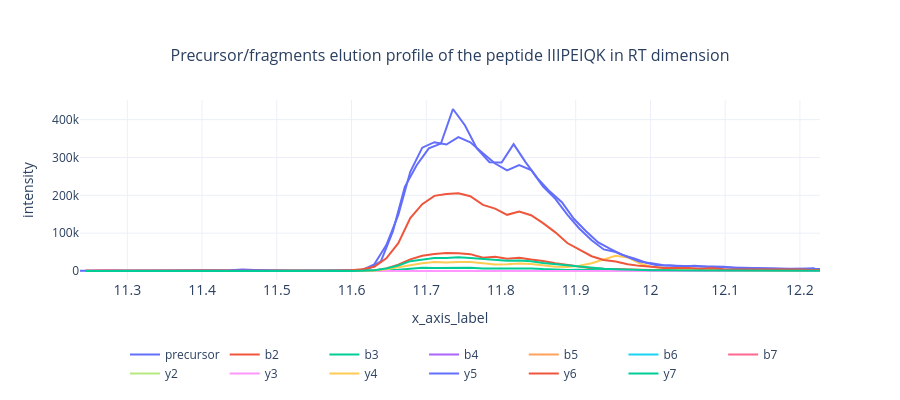

Here is the notebook cell this chart was saved with:
### Markdown cell above
**To assess the quality of DIA identifications we can visualize the elution profiles of all fragments associated with a specific precursor. Ideally, they should form a single sharp peak together with the precursor.**

### Code cell
fig2.plot_elution_profile(
    bruker_raw_data, 
    peptide_fig2cd,
    fig2.mass_dict,
    title=f"Precursor/fragments elution profile of the peptide {peptide_fig2cd['sequence']} in RT dimension"
).show(config=utils.config)

### Figure 1 — Plotly figure (JSON) as saved in the notebook; plotly's stock layout.template omitted (floating-point values rounded to 4 significant figures)
{"data": [{"hovertemplate": "<b>%{text}:</b> %{x};<br><b>Intensity:</b> %{y}.", "mode": "lines", "name": "precursor", "text": ["RT, min", "RT, min", "RT, min", "RT, min", "RT, min", "RT, min", "RT, min", "RT, min", "RT, min", "RT, min", "RT, min", "RT, min", "RT, min", "RT, min", "RT, min", "RT, min", "RT, min", "RT, min", "RT, min", "RT, min", "RT, min", "RT, min", "RT, min", "RT, min", "RT, min", "RT, min", "RT, min", "RT, min", "RT, min", "RT, min", "RT, min", "RT, min", "RT, min", "RT, min", "RT, min", "RT, min", "RT, min", "RT, min", "RT, min", "RT, min", "RT, min", "RT, min", "RT, min", "RT, min", "RT, min", "RT, min", "RT, min", "RT, min", "RT, min", "RT, min", "RT, min", "RT, min", "RT, min", "RT, min", "RT, min", "RT, min", "RT, min", "RT, min", "RT, min", "RT, min", "RT, min", "RT, min", "RT, min"], "type": "scatter", "x": [11.24, 11.25, 11.27, 11.29, 11.3, 11.3, 11.32, 11.33, 11.35, 11.37, 11.38, 11.4, 11.41, 11.43, 11.45, 11.46, 11.48, 11.49, 11.51, 11.53, 11.54, 11.56, 11.58, 11.59, 11.61, 11.62, 11.64, 11.66, 11.67, 11.69, 11.7, 11.72, 11.74, 11.75, 11.77, 11.78, 11.8, 11.82, 11.83, 11.85, 11.87, 11.88, 11.9, 11.91, 11.93, 11.95, 11.96, 11.98, 11.99, 12.01, 12.03, 12.04, 12.06, 12.08, 12.09, 12.11, 12.12, 12.14, 12.16, 12.17, 12.19, 12.2, 12.22], "y": [383.0, 356.0, 319.0, 335.0, 318.0, 100.0, 659.0, 718.0, 1149.0, 741.0, 1058.0, 1468.0, 1227.0, 1321.0, 1351.0, 972.0, 1069.0, 723.0, 869.0, 630.0, 1191.0, 773.0, 1622.0, 1814.0, 1663.0, 6807.0, 25400.0, 104700.0, 222300.0, 280100.0, 324000.0, 336700.0, 428100.0, 385200.0, 323900.0, 287400.0, 286700.0, 335300.0, 287000.0, 244600.0, 210500.0, 181800.0, 138100.0, 105600.0, 75630.0, 58450.0, 42340.0, 33260.0, 21810.0, 14400.0, 14290.0, 11900.0, 14030.0, 11540.0, 11280.0, 9326.0, 8448.0, 7734.0, 6149.0, 5419.0, 5206.0, 6177.0, 6971.0]}, {"hovertemplate": "<b>%{text}:</b> %{x};<br><b>Intensity:</b> %{y}.", "mode": "lines", "name": "b2", "text": ["RT, min", "RT, min", "RT, min", "RT, min", "RT, min", "RT, min", "RT, min", "RT, min", "RT, min", "RT, min", "RT, min", "RT, min", "RT, min", "RT, min", "RT, min", "RT, min", "RT, min", "RT, min", "RT, min", "RT, min", "RT, min", "RT, min", "RT, min", "RT, min", "RT, min", "RT, min", "RT, min", "RT, min", "RT, min", "RT, min", "RT, min", "RT, min", "RT, min", "RT, min", "RT, min", "RT, min", "RT, min", "RT, min", "RT, min", "RT, min", "RT, min", "RT, min", "RT, min", "RT, min", "RT, min", "RT, min", "RT, min", "RT, min", "RT, min", "RT, min", "RT, min", "RT, min", "RT, min", "RT, min", "RT, min", "RT, min", "RT, min", "RT, min", "RT, min", "RT, min", "RT, min", "RT, min"], "type": "scatter", "x": [11.24, 11.26, 11.28, 11.29, 11.31, 11.33, 11.34, 11.36, 11.37, 11.39, 11.41, 11.42, 11.44, 11.45, 11.47, 11.49, 11.5, 11.52, 11.53, 11.55, 11.57, 11.58, 11.6, 11.61, 11.63, 11.65, 11.66, 11.68, 11.69, 11.71, 11.73, 11.74, 11.76, 11.78, 11.79, 11.81, 11.82, 11.84, 11.86, 11.87, 11.89, 11.9, 11.92, 11.94, 11.95, 11.97, 11.99, 12.0, 12.02, 12.03, 12.05, 12.07, 12.08, 12.1, 12.11, 12.13, 12.15, 12.16, 12.18, 12.19, 12.21, 12.23], "y": [686.0, 496.0, 887.0, 454.0, 334.0, 747.0, 1025.0, 1440.0, 2201.0, 2823.0, 2870.0, 2175.0, 1192.0, 1246.0, 439.0, 420.0, 622.0, 398.0, 326.0, 318.0, 613.0, 205.0, 328.0, 391.0, 1530.0, 6533.0, 16640.0, 30840.0, 40270.0, 45050.0, 47570.0, 47110.0, 44530.0, 35280.0, 37340.0, 32580.0, 35280.0, 30240.0, 26430.0, 20390.0, 16070.0, 11640.0, 7470.0, 5824.0, 5559.0, 4202.0, 3145.0, 2407.0, 1702.0, 1525.0, 1298.0, 1447.0, 1308.0, 711.0, 1089.0, 990.0, 706.0, 459.0, 1141.0, 713.0, 668.0, 641.0]}, {"hovertemplate": "<b>%{text}:</b> %{x};<br><b>Intensity:</b> %{y}.", "mode": "lines", "name": "b3", "text": ["RT, min", "RT, min", "RT, min", "RT, min", "RT, min", "RT, min", "RT, min", "RT, min", "RT, min", "RT, min", "RT, min", "RT, min", "RT, min", "RT, min", "RT, min", "RT, min", "RT, min", "RT, min", "RT, min", "RT, min", "RT, min", "RT, min", "RT, min", "RT, min", "RT, min", "RT, min", "RT, min", "RT, min", "RT, min", "RT, min", "RT, min", "RT, min", "RT, min", "RT, min", "RT, min", "RT, min", "RT, min", "RT, min", "RT, min", "RT, min", "RT, min", "RT, min", "RT, min", "RT, min", "RT, min", "RT, min", "RT, min", "RT, min", "RT, min", "RT, min", "RT, min", "RT, min", "RT, min", "RT, min", "RT, min", "RT, min"], "type": "scatter", "x": [11.26, 11.29, 11.31, 11.33, 11.34, 11.36, 11.37, 11.39, 11.41, 11.42, 11.44, 11.45, 11.47, 11.49, 11.5, 11.52, 11.58, 11.61, 11.63, 11.65, 11.66, 11.68, 11.69, 11.71, 11.73, 11.74, 11.76, 11.78, 11.79, 11.81, 11.82, 11.84, 11.86, 11.87, 11.89, 11.9, 11.92, 11.94, 11.95, 11.97, 11.99, 12.0, 12.02, 12.03, 12.05, 12.07, 12.08, 12.1, 12.11, 12.13, 12.15, 12.16, 12.18, 12.19, 12.21, 12.23], "y": [48.0, 189.0, 236.0, 175.0, 391.0, 104.0, 402.0, 367.0, 472.0, 376.0, 160.0, 140.0, 44.0, 44.0, 151.0, 157.0, 59.0, 35.0, 388.0, 1957.0, 3414.0, 6230.0, 8554.0, 8057.0, 8757.0, 9381.0, 8309.0, 6646.0, 6479.0, 6465.0, 7527.0, 6850.0, 5094.0, 3579.0, 2952.0, 3111.0, 2319.0, 980.0, 1033.0, 702.0, 705.0, 580.0, 445.0, 384.0, 307.0, 567.0, 92.0, 171.0, 228.0, 151.0, 156.0, 121.0, 179.0, 46.0, 150.0, 103.0]}, {"hovertemplate": "<b>%{text}:</b> %{x};<br><b>Intensity:</b> %{y}.", "mode": "lines", "name": "b4", "text": ["RT, min", "RT, min", "RT, min", "RT, min", "RT, min", "RT, min", "RT, min", "RT, min", "RT, min", "RT, min", "RT, min", "RT, min", "RT, min", "RT, min", "RT, min", "RT, min", "RT, min", "RT, min", "RT, min", "RT, min", "RT, min", "RT, min", "RT, min", "RT, min", "RT, min", "RT, min", "RT, min", "RT, min", "RT, min", "RT, min", "RT, min", "RT, min", "RT, min", "RT, min", "RT, min", "RT, min", "RT, min", "RT, min"], "type": "scatter", "x": [11.24, 11.31, 11.34, 11.36, 11.37, 11.45, 11.53, 11.58, 11.63, 11.65, 11.66, 11.68, 11.69, 11.71, 11.73, 11.74, 11.76, 11.78, 11.79, 11.81, 11.82, 11.84, 11.86, 11.87, 11.89, 11.9, 11.92, 11.94, 11.95, 11.97, 12.0, 12.02, 12.05, 12.07, 12.08, 12.1, 12.11, 12.13], "y": [62.0, 90.0, 24.0, 26.0, 53.0, 50.0, 30.0, 10.0, 49.0, 96.0, 226.0, 688.0, 412.0, 571.0, 728.0, 346.0, 752.0, 450.0, 298.0, 370.0, 319.0, 643.0, 336.0, 252.0, 215.0, 141.0, 102.0, 188.0, 110.0, 22.0, 76.0, 26.0, 39.0, 82.0, 9.0, 62.0, 9.0, 71.0]}, {"hovertemplate": "<b>%{text}:</b> %{x};<br><b>Intensity:</b> %{y}.", "mode": "lines", "name": "b5", "text": ["RT, min", "RT, min", "RT, min", "RT, min", "RT, min", "RT, min", "RT, min", "RT, min", "RT, min", "RT, min", "RT, min", "RT, min", "RT, min", "RT, min", "RT, min", "RT, min", "RT, min", "RT, min", "RT, min", "RT, min", "RT, min", "RT, min", "RT, min", "RT, min", "RT, min", "RT, min", "RT, min", "RT, min", "RT, min", "RT, min", "RT, min", "RT, min", "RT, min", "RT, min", "RT, min", "RT, min", "RT, min", "RT, min", "RT, min", "RT, min", "RT, min", "RT, min", "RT, min", "RT, min", "RT, min", "RT, min", "RT, min", "RT, min", "RT, min", "RT, min", "RT, min", "RT, min", "RT, min", "RT, min"], "type": "scatter", "x": [11.24, 11.26, 11.28, 11.29, 11.31, 11.33, 11.34, 11.36, 11.39, 11.41, 11.42, 11.44, 11.45, 11.47, 11.49, 11.52, 11.53, 11.55, 11.57, 11.6, 11.61, 11.63, 11.65, 11.66, 11.69, 11.74, 11.76, 11.78, 11.79, 11.81, 11.82, 11.84, 11.86, 11.87, 11.89, 11.9, 11.92, 11.94, 11.95, 11.97, 11.99, 12.02, 12.03, 12.05, 12.07, 12.08, 12.1, 12.11, 12.13, 12.15, 12.16, 12.18, 12.21, 12.23], "y": [239.0, 275.0, 221.0, 150.0, 161.0, 481.0, 232.0, 82.0, 185.0, 133.0, 44.0, 43.0, 165.0, 256.0, 71.0, 40.0, 54.0, 240.0, 12.0, 26.0, 82.0, 127.0, 34.0, 178.0, 169.0, 40.0, 90.0, 28.0, 21.0, 38.0, 120.0, 94.0, 175.0, 21.0, 44.0, 137.0, 9.0, 23.0, 172.0, 177.0, 323.0, 108.0, 130.0, 56.0, 42.0, 189.0, 227.0, 173.0, 267.0, 58.0, 52.0, 83.0, 203.0, 80.0]}, {"hovertemplate": "<b>%{text}:</b> %{x};<br><b>Intensity:</b> %{y}.", "mode": "lines", "name": "b6", "text": ["RT, min", "RT, min", "RT, min", "RT, min", "RT, min", "RT, min", "RT, min", "RT, min", "RT, min", "RT, min", "RT, min", "RT, min", "RT, min", "RT, min", "RT, min", "RT, min", "RT, min", "RT, min", "RT, min", "RT, min", "RT, min", "RT, min", "RT, min", "RT, min", "RT, min", "RT, min", "RT, min", "RT, min", "RT, min", "RT, min", "RT, min", "RT, min", "RT, min", "RT, min", "RT, min", "RT, min", "RT, min"], "type": "scatter", "x": [11.26, 11.28, 11.29, 11.31, 11.33, 11.36, 11.37, 11.39, 11.41, 11.47, 11.52, 11.53, 11.55, 11.57, 11.63, 11.66, 11.71, 11.74, 11.79, 11.81, 11.84, 11.86, 11.87, 11.9, 11.92, 11.94, 11.95, 11.97, 12.0, 12.02, 12.05, 12.08, 12.1, 12.11, 12.13, 12.15, 12.16], "y": [68.0, 47.0, 128.0, 67.0, 22.0, 63.0, 33.0, 40.0, 112.0, 48.0, 30.0, 21.0, 9.0, 20.0, 9.0, 55.0, 27.0, 76.0, 78.0, 85.0, 79.0, 72.0, 202.0, 120.0, 65.0, 36.0, 111.0, 58.0, 56.0, 114.0, 101.0, 126.0, 56.0, 161.0, 189.0, 86.0, 52.0]}, {"hovertemplate": "<b>%{text}:</b> %{x};<br><b>Intensity:</b> %{y}.", "mode": "lines", "name": "b7", "text": ["RT, min", "RT, min", "RT, min", "RT, min", "RT, min", "RT, min", "RT, min", "RT, min", "RT, min", "RT, min", "RT, min", "RT, min", "RT, min", "RT, min", "RT, min", "RT, min", "RT, min", "RT, min", "RT, min", "RT, min", "RT, min", "RT, min", "RT, min", "RT, min", "RT, min", "RT, min", "RT, min", "RT, min", "RT, min", "RT, min", "RT, min", "RT, min", "RT, min", "RT, min", "RT, min", "RT, min", "RT, min", "RT, min", "RT, min", "RT, min", "RT, min", "RT, min", "RT, min", "RT, min", "RT, min", "RT, min", "RT, min", "RT, min", "RT, min", "RT, min", "RT, min", "RT, min", "RT, min", "RT, min", "RT, min"], "type": "scatter", "x": [11.24, 11.26, 11.28, 11.29, 11.31, 11.33, 11.34, 11.36, 11.37, 11.39, 11.41, 11.42, 11.44, 11.45, 11.47, 11.49, 11.5, 11.53, 11.57, 11.58, 11.6, 11.61, 11.63, 11.65, 11.66, 11.68, 11.69, 11.71, 11.73, 11.74, 11.76, 11.78, 11.79, 11.81, 11.82, 11.84, 11.86, 11.87, 11.89, 11.9, 11.92, 11.94, 11.95, 11.97, 11.99, 12.0, 12.02, 12.05, 12.08, 12.11, 12.16, 12.18, 12.19, 12.21, 12.23], "y": [960.0, 2138.0, 2543.0, 1055.0, 959.0, 489.0, 351.0, 330.0, 58.0, 230.0, 106.0, 19.0, 62.0, 65.0, 156.0, 96.0, 20.0, 24.0, 95.0, 395.0, 124.0, 247.0, 33.0, 127.0, 209.0, 226.0, 342.0, 609.0, 351.0, 502.0, 540.0, 410.0, 309.0, 285.0, 334.0, 371.0, 253.0, 196.0, 67.0, 19.0, 142.0, 141.0, 140.0, 174.0, 184.0, 77.0, 77.0, 24.0, 63.0, 68.0, 133.0, 53.0, 161.0, 21.0, 102.0]}, {"hovertemplate": "<b>%{text}:</b> %{x};<br><b>Intensity:</b> %{y}.", "mode": "lines", "name": "y2", "text": ["RT, min", "RT, min", "RT, min", "RT, min", "RT, min", "RT, min", "RT, min", "RT, min", "RT, min", "RT, min", "RT, min", "RT, min", "RT, min", "RT, min", "RT, min", "RT, min", "RT, min", "RT, min", "RT, min", "RT, min", "RT, min", "RT, min", "RT, min", "RT, min", "RT, min", "RT, min", "RT, min", "RT, min"], "type": "scatter", "x": [11.24, 11.26, 11.28, 11.31, 11.33, 11.36, 11.37, 11.45, 11.5, 11.55, 11.6, 11.74, 11.79, 11.86, 11.94, 11.99, 12.03, 12.05, 12.07, 12.1, 12.11, 12.13, 12.15, 12.16, 12.18, 12.19, 12.21, 12.23], "y": [96.0, 93.0, 111.0, 210.0, 144.0, 63.0, 86.0, 124.0, 38.0, 94.0, 52.0, 87.0, 77.0, 51.0, 137.0, 148.0, 82.0, 89.0, 102.0, 28.0, 70.0, 161.0, 345.0, 104.0, 45.0, 142.0, 41.0, 68.0]}, {"hovertemplate": "<b>%{text}:</b> %{x};<br><b>Intensity:</b> %{y}.", "mode": "lines", "name": "y3", "text": ["RT, min", "RT, min", "RT, min", "RT, min", "RT, min", "RT, min", "RT, min", "RT, min", "RT, min", "RT, min", "RT, min", "RT, min", "RT, min", "RT, min", "RT, min", "RT, min", "RT, min", "RT, min", "RT, min", "RT, min", "RT, min", "RT, min", "RT, min", "RT, min", "RT, min", "RT, min", "RT, min", "RT, min", "RT, min", "RT, min", "RT, min", "RT, min", "RT, min", "RT, min", "RT, min", "RT, min", "RT, min", "RT, min", "RT, min", "RT, min", "RT, min", "RT, min", "RT, min", "RT, min", "RT, min", "RT, min", "RT, min"], "type": "scatter", "x": [11.24, 11.26, 11.28, 11.29, 11.33, 11.36, 11.39, 11.44, 11.45, 11.49, 11.5, 11.52, 11.53, 11.6, 11.63, 11.65, 11.66, 11.68, 11.69, 11.71, 11.73, 11.74, 11.76, 11.78, 11.79, 11.81, 11.82, 11.84, 11.89, 11.9, 11.92, 11.95, 11.99, 12.0, 12.02, 12.03, 12.05, 12.08, 12.1, 12.11, 12.13, 12.15, 12.16, 12.18, 12.19, 12.21, 12.23], "y": [172.0, 121.0, 268.0, 122.0, 46.0, 112.0, 123.0, 142.0, 124.0, 173.0, 126.0, 115.0, 107.0, 19.0, 64.0, 152.0, 197.0, 20.0, 50.0, 72.0, 9.0, 194.0, 123.0, 125.0, 43.0, 63.0, 34.0, 147.0, 61.0, 61.0, 60.0, 115.0, 122.0, 106.0, 145.0, 81.0, 51.0, 55.0, 131.0, 39.0, 47.0, 321.0, 113.0, 390.0, 95.0, 281.0, 173.0]}, {"hovertemplate": "<b>%{text}:</b> %{x};<br><b>Intensity:</b> %{y}.", "mode": "lines", "name": "y4", "text": ["RT, min", "RT, min", "RT, min", "RT, min", "RT, min", "RT, min", "RT, min", "RT, min", "RT, min", "RT, min", "RT, min", "RT, min", "RT, min", "RT, min", "RT, min", "RT, min", "RT, min", "RT, min", "RT, min", "RT, min", "RT, min", "RT, min", "RT, min", "RT, min", "RT, min", "RT, min", "RT, min", "RT, min", "RT, min", "RT, min", "RT, min", "RT, min", "RT, min", "RT, min", "RT, min", "RT, min", "RT, min", "RT, min", "RT, min", "RT, min", "RT, min", "RT, min", "RT, min", "RT, min", "RT, min", "RT, min", "RT, min", "RT, min", "RT, min", "RT, min", "RT, min", "RT, min", "RT, min", "RT, min", "RT, min", "RT, min", "RT, min", "RT, min", "RT, min", "RT, min", "RT, min", "RT, min"], "type": "scatter", "x": [11.24, 11.26, 11.28, 11.29, 11.31, 11.33, 11.34, 11.36, 11.37, 11.39, 11.41, 11.42, 11.44, 11.45, 11.47, 11.49, 11.5, 11.52, 11.53, 11.55, 11.57, 11.58, 11.6, 11.61, 11.63, 11.65, 11.66, 11.68, 11.69, 11.71, 11.73, 11.74, 11.76, 11.78, 11.79, 11.81, 11.82, 11.84, 11.86, 11.87, 11.89, 11.9, 11.92, 11.94, 11.95, 11.97, 11.99, 12.0, 12.02, 12.03, 12.05, 12.07, 12.08, 12.1, 12.11, 12.13, 12.15, 12.16, 12.18, 12.19, 12.21, 12.23], "y": [607.0, 747.0, 839.0, 921.0, 228.0, 366.0, 207.0, 190.0, 182.0, 129.0, 268.0, 313.0, 382.0, 507.0, 669.0, 598.0, 937.0, 521.0, 329.0, 256.0, 62.0, 50.0, 95.0, 207.0, 855.0, 4668.0, 9592.0, 16320.0, 20500.0, 23470.0, 22180.0, 23900.0, 24020.0, 20700.0, 17470.0, 17890.0, 19700.0, 18190.0, 14780.0, 11490.0, 10440.0, 14090.0, 20460.0, 30850.0, 40350.0, 35750.0, 20450.0, 10900.0, 8069.0, 4773.0, 3101.0, 2512.0, 2625.0, 1991.0, 1718.0, 1107.0, 1267.0, 1427.0, 1168.0, 1593.0, 1437.0, 1919.0]}, {"hovertemplate": "<b>%{text}:</b> %{x};<br><b>Intensity:</b> %{y}.", "mode": "lines", "name": "y5", "text": ["RT, min", "RT, min", "RT, min", "RT, min", "RT, min", "RT, min", "RT, min", "RT, min", "RT, min", "RT, min", "RT, min", "RT, min", "RT, min", "RT, min", "RT, min", "RT, min", "RT, min", "RT, min", "RT, min", "RT, min", "RT, min", "RT, min", "RT, min", "RT, min", "RT, min", "RT, min", "RT, min", "RT, min", "RT, min", "RT, min", "RT, min", "RT, min", "RT, min", "RT, min", "RT, min", "RT, min", "RT, min", "RT, min", "RT, min", "RT, min", "RT, min", "RT, min", "RT, min", "RT, min", "RT, min", "RT, min", "RT, min", "RT, min", "RT, min", "RT, min", "RT, min", "RT, min", "RT, min", "RT, min", "RT, min", "RT, min", "RT, min", "RT, min", "RT, min", "RT, min", "RT, min", "RT, min"], "type": "scatter", "x": [11.24, 11.26, 11.28, 11.29, 11.31, 11.33, 11.34, 11.36, 11.37, 11.39, 11.41, 11.42, 11.44, 11.45, 11.47, 11.49, 11.5, 11.52, 11.53, 11.55, 11.57, 11.58, 11.6, 11.61, 11.63, 11.65, 11.66, 11.68, 11.69, 11.71, 11.73, 11.74, 11.76, 11.78, 11.79, 11.81, 11.82, 11.84, 11.86, 11.87, 11.89, 11.9, 11.92, 11.94, 11.95, 11.97, 11.99, 12.0, 12.02, 12.03, 12.05, 12.07, 12.08, 12.1, 12.11, 12.13, 12.15, 12.16, 12.18, 12.19, 12.21, 12.23], "y": [566.0, 473.0, 1125.0, 602.0, 498.0, 513.0, 567.0, 529.0, 801.0, 496.0, 518.0, 1451.0, 1817.0, 4152.0, 2758.0, 1356.0, 574.0, 504.0, 633.0, 368.0, 705.0, 935.0, 1301.0, 3030.0, 17630.0, 68320.0, 148000.0, 262300.0, 325900.0, 340300.0, 334300.0, 353800.0, 340000.0, 311100.0, 283900.0, 265900.0, 279900.0, 266900.0, 223200.0, 190700.0, 148800.0, 112500.0, 81150.0, 56970.0, 50160.0, 36910.0, 24740.0, 20200.0, 15200.0, 13810.0, 12480.0, 12120.0, 11960.0, 11060.0, 7865.0, 7069.0, 6263.0, 6931.0, 6092.0, 6269.0, 6128.0, 5302.0]}, {"hovertemplate": "<b>%{text}:</b> %{x};<br><b>Intensity:</b> %{y}.", "mode": "lines", "name": "y6", "text": ["RT, min", "RT, min", "RT, min", "RT, min", "RT, min", "RT, min", "RT, min", "RT, min", "RT, min", "RT, min", "RT, min", "RT, min", "RT, min", "RT, min", "RT, min", "RT, min", "RT, min", "RT, min", "RT, min", "RT, min", "RT, min", "RT, min", "RT, min", "RT, min", "RT, min", "RT, min", "RT, min", "RT, min", "RT, min", "RT, min", "RT, min", "RT, min", "RT, min", "RT, min", "RT, min", "RT, min", "RT, min", "RT, min", "RT, min", "RT, min", "RT, min", "RT, min", "RT, min", "RT, min", "RT, min", "RT, min", "RT, min", "RT, min", "RT, min", "RT, min", "RT, min", "RT, min", "RT, min", "RT, min", "RT, min", "RT, min", "RT, min", "RT, min", "RT, min", "RT, min", "RT, min", "RT, min"], "type": "scatter", "x": [11.24, 11.26, 11.28, 11.29, 11.31, 11.33, 11.34, 11.36, 11.37, 11.39, 11.41, 11.42, 11.44, 11.45, 11.47, 11.49, 11.5, 11.52, 11.53, 11.55, 11.57, 11.58, 11.6, 11.61, 11.63, 11.65, 11.66, 11.68, 11.69, 11.71, 11.73, 11.74, 11.76, 11.78, 11.79, 11.81, 11.82, 11.84, 11.86, 11.87, 11.89, 11.9, 11.92, 11.94, 11.95, 11.97, 11.99, 12.0, 12.02, 12.03, 12.05, 12.07, 12.08, 12.1, 12.11, 12.13, 12.15, 12.16, 12.18, 12.19, 12.21, 12.23], "y": [247.0, 233.0, 293.0, 392.0, 212.0, 191.0, 568.0, 704.0, 1475.0, 920.0, 845.0, 463.0, 596.0, 661.0, 114.0, 412.0, 328.0, 986.0, 957.0, 1611.0, 1114.0, 1132.0, 2082.0, 4482.0, 11130.0, 33660.0, 73420.0, 139700.0, 176600.0, 198600.0, 203800.0, 205400.0, 197400.0, 174700.0, 164800.0, 148500.0, 157400.0, 147300.0, 126600.0, 102100.0, 73870.0, 57540.0, 39100.0, 29050.0, 25050.0, 18030.0, 13570.0, 11140.0, 7961.0, 7770.0, 7910.0, 6004.0, 7303.0, 4603.0, 4716.0, 4672.0, 4121.0, 3926.0, 3823.0, 4164.0, 3082.0, 2762.0]}, {"hovertemplate": "<b>%{text}:</b> %{x};<br><b>Intensity:</b> %{y}.", "mode": "lines", "name": "y7", "text": ["RT, min", "RT, min", "RT, min", "RT, min", "RT, min", "RT, min", "RT, min", "RT, min", "RT, min", "RT, min", "RT, min", "RT, min", "RT, min", "RT, min", "RT, min", "RT, min", "RT, min", "RT, min", "RT, min", "RT, min", "RT, min", "RT, min", "RT, min", "RT, min", "RT, min", "RT, min", "RT, min", "RT, min", "RT, min", "RT, min", "RT, min", "RT, min", "RT, min", "RT, min", "RT, min", "RT, min", "RT, min", "RT, min", "RT, min", "RT, min", "RT, min", "RT, min", "RT, min", "RT, min", "RT, min", "RT, min", "RT, min", "RT, min", "RT, min", "RT, min", "RT, min", "RT, min", "RT, min", "RT, min", "RT, min", "RT, min", "RT, min", "RT, min", "RT, min", "RT, min", "RT, min"], "type": "scatter", "x": [11.24, 11.26, 11.28, 11.29, 11.31, 11.34, 11.36, 11.37, 11.39, 11.41, 11.42, 11.44, 11.45, 11.47, 11.49, 11.5, 11.52, 11.53, 11.55, 11.57, 11.58, 11.6, 11.61, 11.63, 11.65, 11.66, 11.68, 11.69, 11.71, 11.73, 11.74, 11.76, 11.78, 11.79, 11.81, 11.82, 11.84, 11.86, 11.87, 11.89, 11.9, 11.92, 11.94, 11.95, 11.97, 11.99, 12.0, 12.02, 12.03, 12.05, 12.07, 12.08, 12.1, 12.11, 12.13, 12.15, 12.16, 12.18, 12.19, 12.21, 12.23], "y": [139.0, 49.0, 9.0, 50.0, 127.0, 354.0, 342.0, 410.0, 481.0, 479.0, 335.0, 224.0, 324.0, 242.0, 130.0, 163.0, 275.0, 547.0, 418.0, 289.0, 9.0, 138.0, 760.0, 2030.0, 6617.0, 14490.0, 26040.0, 30790.0, 34160.0, 34340.0, 36480.0, 34570.0, 31500.0, 29210.0, 27340.0, 27760.0, 26070.0, 21210.0, 18150.0, 14110.0, 12230.0, 7989.0, 6112.0, 4961.0, 3460.0, 3253.0, 2313.0, 2197.0, 1526.0, 1382.0, 1320.0, 1538.0, 1631.0, 1645.0, 1035.0, 1657.0, 1529.0, 1075.0, 1380.0, 700.0, 784.0]}], "layout": {"height": 400, "hovermode": "x unified", "legend": {"orientation": "h", "x": 0.95, "xanchor": "right", "y": -0.6, "yanchor": "bottom"}, "showlegend": true, "title": {"font": {"size": 16}, "text": "Precursor/fragments elution profile of the peptide IIIPEIQK in RT dimension", "x": 0.5, "xanchor": "center", "yanchor": "top"}, "width": 900, "xaxis": {"autorange": true, "range": [11.24, 12.23], "tickfont": {"size": 14}, "tickmode": "auto", "title": {"font": {"size": 14}, "text": "x_axis_label"}, "type": "linear"}, "yaxis": {"autorange": true, "range": [-23770.0, 451900.0], "title": {"text": "intensity"}, "type": "linear"}}}
